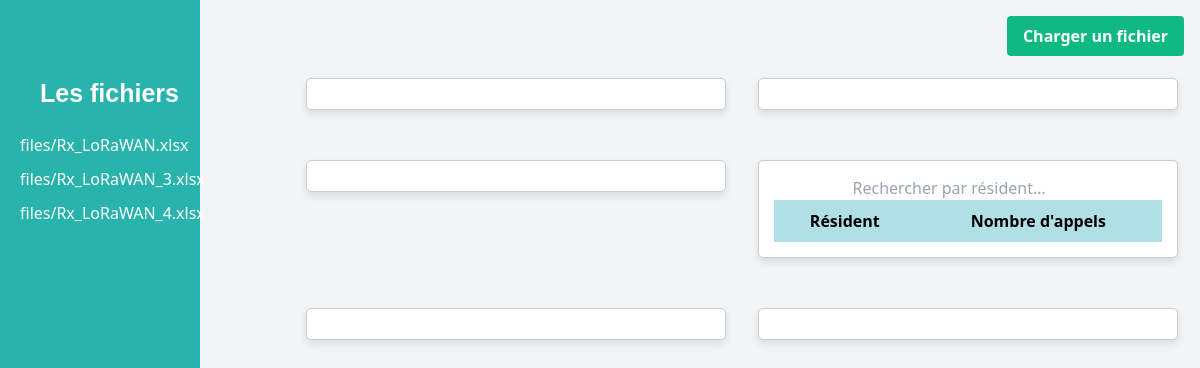
Before: /dashboard/ (signed in) with the older database file.
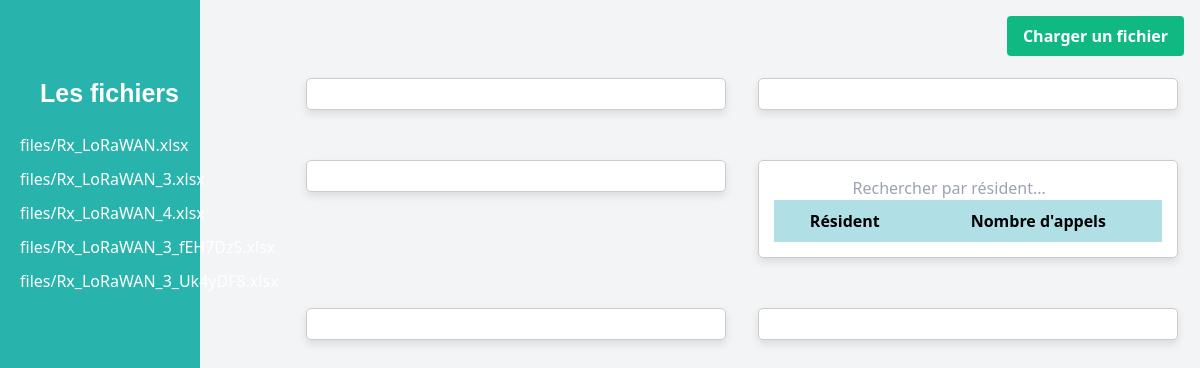
After: the same page with the newer database file.
### monsite/models.py (models this page shows)
class File(models.Model):
    start_date = models.CharField(max_length=50)
    end_date = models.CharField(max_length=50)
    file = models.FileField(upload_to='files/')

### monsite/views.py (the view)
def dash(request):
    files = File.objects.all()
    excel_data = []
    graph_html = ''
    graph_html3 = ''
    graph_calls_period_html = ''
    tableau_dynamique = None
    file_name = request.GET.get('file')
    if file_name:  # Check if file_name is not empty
        df1 = pd.read_excel("media/files/" + str(file_name), skiprows=1)
        excel_data.append(df1)
        for file in files:
            file.file = str(file.file).split('/')[-1] if '/' in str(file.file) else str(file.file).split('\\')[-1]
        combined_df = pd.concat(excel_data, ignore_index=True)
        combined_df['Day'] = combined_df['Date'].apply(lambda x: re.search(r'(\d+\s\w+)', x).group(0))
        combined_df['Time'] = combined_df['Date'].apply(lambda x: re.search(r'à\s(\d+:\d+)', x).group(1))
        combined_df['Sex'] = combined_df['Point d\'appel'].apply(extract_sex)
        combined_df['Time_Category'] = combined_df['Time'].apply(categorize_time)
        combined_df['Date'] = pd.to_datetime(combined_df['Date'], format='mixed', errors='coerce')
        calls_per_point_of_call = combined_df['Motif'].value_counts()
        graph_html3 = graphe3(calls_per_point_of_call)
        tableau_dynamique = creer_tableau_dynamique(combined_df)
        graph_html = plot_calls_per_day_and_time(combined_df)
        graph2_html=plot_time_vs_duration_scatter(combined_df)
        graph_html5=plot_calls_duration_ranges(combined_df)
        graph_html6=plot_calls_per_sex(combined_df)
        return render(request, 'stats.html', {'files': files,'table_data': '', 'graph_html': graph_html, 'graph2_html': graph2_html, 'graph_calls_period_html': graph_calls_period_html,
                                               'graph_html3': graph_html3,'tableau_dynamique':tableau_dynamique,'graph_html5':graph_html5,'graph_html6':graph_html6})
    else:
        return render(request, 'stats.html', {'files': files, 'table_data': [], 'graph_html': '',
                                               'graph_calls_period_html': '','tableau_dynamique':''})

### monsite/TimeoutLogoutMiddleware.py (called while the page is built, shortened)
    def __call__(self, request):
        response = self.get_response(request)
        if request.user.is_authenticated:
            last_activity_time_str = request.session.get('last_activity_time')
            request.session['last_activity_time'] = timezone.now().isoformat()
        else:
            if not request.resolver_match or request.resolver_match.url_name != 'login':
                return redirect('login')  # Change 'login' to your login URL name
        return response

### templates/stats.html (shortened to what this page needs)
<!DOCTYPE html>
<html lang="fr">
<head>
    <link href="https://cdn.jsdelivr.net/npm/tailwindcss@2.2.19/dist/tailwind.min.css" rel="stylesheet">
    {% load static %}
    <link rel="stylesheet" type="text/css" href="{% static 'css/stats.css' %}">
</head>
<body class="bg-gray-100">
    <div class="sidebar">
        <ul class="text-white">
            <p class="files-heading">Les fichiers </p>
            {% for file in files %}
                <li><a href="{% url 'dash' %}?file={{ file.file }}">{{ file.file }}</a></li>
            {% endfor %}
        </ul>
    </div>
    <div class="absolute top-0 right-0 mt-4 mr-4">
         <a href="upload">
          <button type="submit" class="bg-green-500 hover:bg-green-600 text-white font-bold py-2 px-4 rounded">
            Charger un fichier
          </button>
        </a>
      </div>
    <div class="flex flex-wrap justify-center mt-12">
        <div class="card mx-4 ml-custom">
        </div>
        <div class="card mx-4">
        </div>
        <div class="card mx-4 ml-custom">
        </div>
        <div class="card mx-4" style="overflow-x: auto;text-align: center;">
            <input type="text" id="searchInput" onkeyup="searchTable()" placeholder="Rechercher par résident...">
            <div style="max-height: 420px; overflow-y: auto;">
                <table border="1" id="residentTable">
                    <thead>
                        <tr>
                            <th>Résident</th>
                            <th>Nombre d'appels</th>
                        </tr>
                    </thead>
                </table>
            </div>
        </div>
        <div class="card mx-4 ml-custom">
        </div>
        <div class="card mx-4 ">
        </div>
    </div>
</body>
</html>

Changed rows visible on the page:
added File: file "files/Rx_LoRaWAN_3_fEH7DzS.xlsx"
added File: file "files/Rx_LoRaWAN_3_Uk4yDF8.xlsx"
